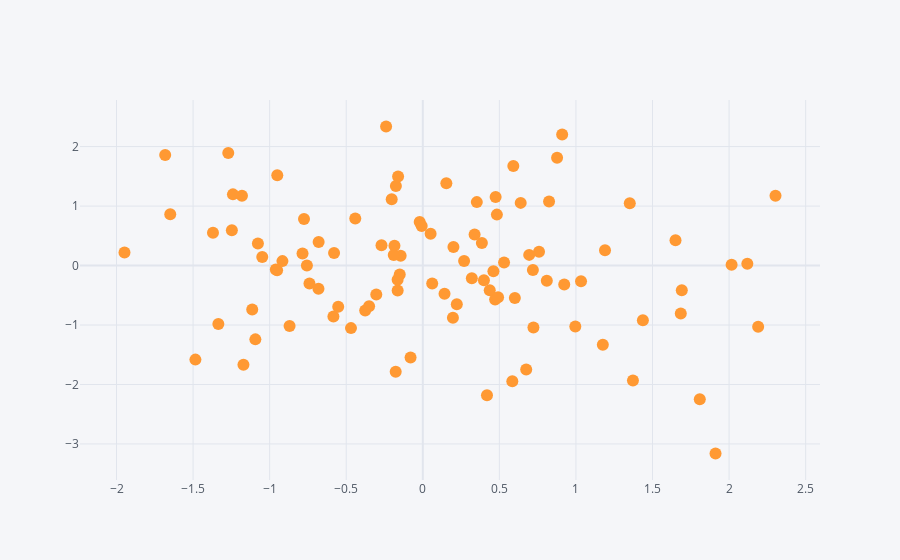

Source (notebook cell):
### Code cell
df.iplot(x='A',y='B',mode='markers')
#Marker mode means representation in dots 
#We can use the above code to compare both columns using graph
